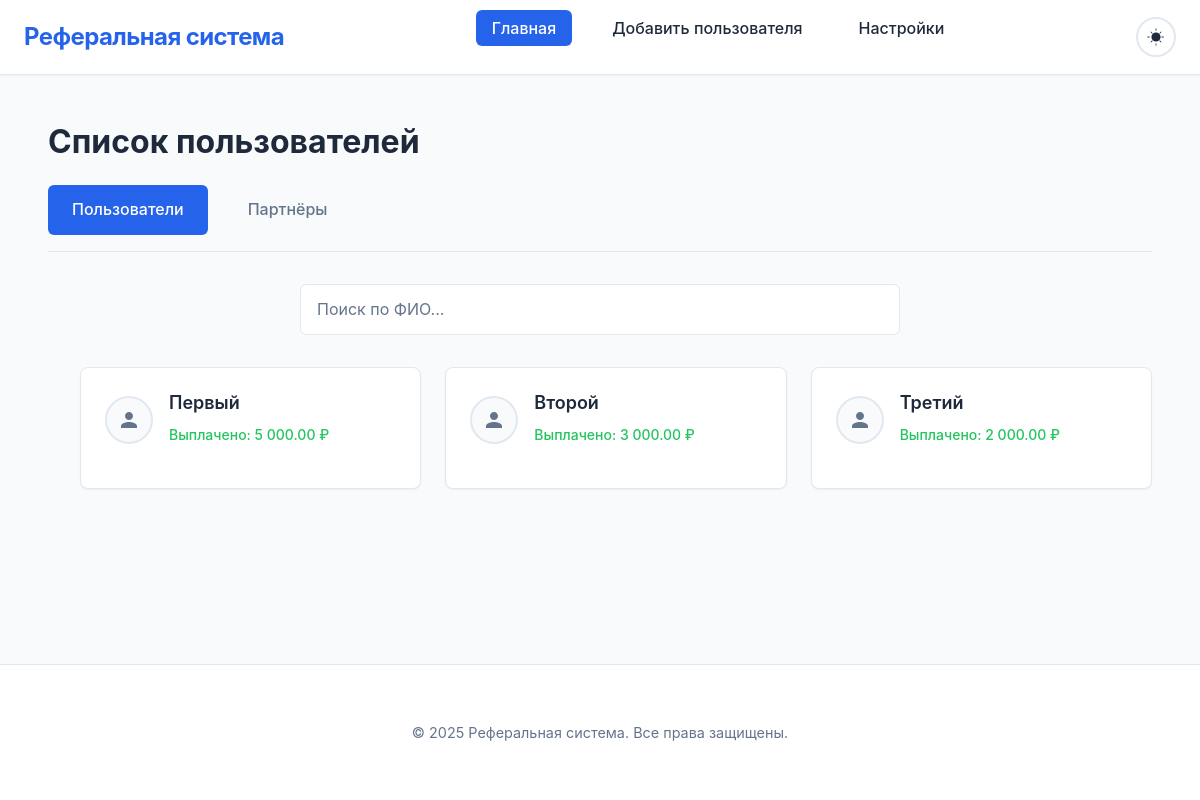
The page / on the database its author committed.
### tables this page shows
CREATE TABLE `users` (
  `id` int(11) NOT NULL,
  `full_name` varchar(255) NOT NULL,
  `bank_card` text DEFAULT NULL COMMENT 'Зашифрованный номер банковской карты (необязательное поле)',
  `telegram_username` varchar(255) NOT NULL,
  `telegram_id` bigint(20) DEFAULT NULL,
  `phone_number` varchar(20) NOT NULL,
  `birth_date` date NOT NULL,
  `is_affiliate` tinyint(1) DEFAULT 0,
  `created_at` timestamp NOT NULL DEFAULT current_timestamp(),
  `affiliate_id` int(11) DEFAULT NULL,
  `total_paid_amount` decimal(10,2) DEFAULT 0.00 COMMENT 'Всего выплачено в рублях',
  `referral_count` int(11) DEFAULT 0 COMMENT 'Количество рефералов',
  `total_paid_for_referrals` decimal(10,2) DEFAULT 0.00 COMMENT 'Всего выплачено за рефералов',
  `monthly_paid_amount` decimal(10,2) DEFAULT 0.00 COMMENT 'Выплачено в рублях за текущий месяц',
  `monthly_paid_for_referrals` decimal(10,2) DEFAULT 0.00 COMMENT 'Выплачено за рефералов за текущий месяц',
  `payment_month` varchar(7) DEFAULT NULL COMMENT 'Месяц выплат в формате YYYY-MM'
);

### index.php (the view, shortened to what this page needs)
<?php
require_once 'includes/database.php';
$activeTab = isset($_GET['tab']) ? $_GET['tab'] : 'users';
require_once 'includes/header.php';
?>
<div class="container">
    <h1>Список пользователей</h1>
    <div class="tabs">
        <a href="?tab=users" class="tab <?= $activeTab === 'users' ? 'active' : '' ?>">Пользователи</a>
        <a href="?tab=affiliates" class="tab <?= $activeTab === 'affiliates' ? 'active' : '' ?>">Партнёры</a>
    </div>
    <div class="search-container">
        <form class="search-form" onsubmit="return false;">
            <input type="text"
                   id="user-search"
                   class="search-input"
                   placeholder="Поиск по ФИО..."
                   autocomplete="off">
        </form>
    </div>
    <?php
    try {
        $sql = "SELECT u.*,
                       (SELECT COUNT(*) FROM users WHERE affiliate_id = u.id) as referral_count
                FROM users u
                WHERE u.is_affiliate = :is_affiliate
                ORDER BY u.created_at DESC";
        $stmt = $pdo->prepare($sql);
        $stmt->execute(['is_affiliate' => ($activeTab === 'affiliates' ? 1 : 0)]);
        $users = $stmt->fetchAll();
        if (count($users) > 0): ?>
            <ul class="users-list">
                <?php foreach ($users as $user): ?>
                    <li>
                        <a href="user.php?id=<?= htmlspecialchars($user['id']) ?>">
                            <div class="user-card-header">
                                <div class="user-avatar">
                                    <?php if ($user['is_affiliate']): ?>
                                        <svg class="icon icon-affiliate" viewBox="0 0 24 24" width="24" height="24">
                                            <path d="M12 2l2.4 7.4h7.6l-6.2 4.5 2.4 7.4-6.2-4.5-6.2 4.5 2.4-7.4-6.2-4.5h7.6z"/>
                                        </svg>
                                    <?php else: ?>
                                        <svg class="icon icon-user" viewBox="0 0 24 24" width="24" height="24">
                                            <path d="M12 12c2.21 0 4-1.79 4-4s-1.79-4-4-4-4 1.79-4 4 1.79 4 4 4zm0 2c-2.67 0-8 1.34-8 4v2h16v-2c0-2.66-5.33-4-8-4z"/>
                                        </svg>
                                    <?php endif; ?>
                                </div>
                                <div class="user-card-info">
                                    <h3 class="user-name"><?= htmlspecialchars($user['full_name']) ?></h3>
                                    <div class="user-stats">
                                        <span class="stat-item">Выплачено: <?= number_format($user['total_paid_amount'], 2, '.', ' ') ?> ₽</span>
                                    </div>
                                </div>
                            </div>
                        </a>
                    </li>
                <?php endforeach; ?>
            </ul>
        <?php else: ?>
            <p>
                <?= $activeTab === 'affiliates' ? 'Партнёры не найдены' : 'Пользователи не найдены' ?>
            </p>
        <?php endif;
    } catch (PDOException $e) {
        echo '<div class="alert alert-error">Ошибка при получении списка пользователей</div>';
    }
    ?>
</div>
<?php require_once 'includes/footer.php'; ?>

### css/style.css (style rules this page uses)
:root { --primary-color: #2563eb; --primary-dark: #1d4ed8; --secondary-color: #64748b; --accent-color: #3b82f6; --success-color: #22c55e; --error-color: #ef4444; --warning-color: #f59e0b; --background-color: #f8fafc; --card-background: #ffffff; --text-primary: #1e293b; --text-secondary: #64748b; --border-color: #e2e8f0; --shadow-sm: 0 1px 2px 0 rgb(0 0 0 / 0.05); --shadow: 0 4px 6px -1px rgb(0 0 0 / 0.1); --shadow-lg: 0 10px 15px -3px rgb(0 0 0 / 0.1); --radius-sm: 0.375rem; --radius: 0.5rem; --radius-lg: 0.75rem; }
* { box-sizing: border-box; }
body { -webkit-text-size-adjust: 100%; -ms-text-size-adjust: 100%; text-size-adjust: 100%; }
.container { width: 100%; max-width: 1200px; margin: 0 auto; padding: 0 1rem; }
* { margin: 0; padding: 0; box-sizing: border-box; }
body { font-family: 'Inter', system-ui, -apple-system, sans-serif; line-height: 1.6; color: var(--text-primary); background-color: var(--background-color); min-height: 100vh; display: flex; flex-direction: column; }
.container { max-width: 1200px; margin: 0 auto; padding: 1.5rem; width: 100%; }
.tabs { display: flex; gap: 1rem; margin-bottom: 2rem; border-bottom: 1px solid var(--border-color); padding-bottom: 1rem; }
.tab { padding: 0.75rem 1.5rem; border-radius: var(--radius-sm); color: var(--text-secondary); text-decoration: none; font-weight: 500; transition: all 0.2s ease; }
.tab.active { background-color: var(--primary-color); color: white; }
.users-list { display: grid; grid-template-columns: repeat(auto-fill, minmax(300px, 1fr)); gap: 1.5rem; margin-top: 2rem; }
.users-list li { background: var(--card-background); border: 1px solid var(--border-color); border-radius: var(--radius); overflow: hidden; transition: all 0.3s ease; box-shadow: var(--shadow-sm); }
.users-list a { text-decoration: none; color: var(--text-primary); display: block; padding: 1.5rem; }
.user-card-header { display: flex; align-items: center; margin-bottom: 1rem; }
.user-avatar { width: 48px; height: 48px; background-color: var(--background-color); border-radius: 50%; display: flex; align-items: center; justify-content: center; margin-right: 1rem; border: 2px solid var(--border-color); }
.user-avatar .icon { fill: currentColor; }
.user-avatar .icon-user { color: var(--text-secondary); }
.user-card-info h3 { font-size: 1.125rem; font-weight: 600; color: var(--text-primary); margin-bottom: 0.25rem; }
.icon { fill: currentColor; }
.icon-user { color: var(--text-secondary); }
input[type="text"], input[type="number"], input[type="tel"], select { width: 100%; padding: 0.75rem 1rem; border: 1px solid var(--border-color); border-radius: var(--radius-sm); font-size: 1rem; color: var(--text-primary); background-color: var(--card-background); transition: all 0.2s ease; }
.search-container { margin: 2rem 0; }
.search-form { max-width: 600px; margin: 0 auto; }
.search-input { width: 100%; padding: 1rem 1.5rem; font-size: 1rem; border: 2px solid var(--border-color); border-radius: var(--radius); background-color: var(--card-background); transition: all 0.2s ease; }
.search-input::placeholder { color: var(--text-secondary); }
.users-list li, .user-info, .form-container, .photo-container { animation: fadeIn 0.3s ease-out; }
* { transition: background-color 0.3s ease, color 0.3s ease, border-color 0.3s ease; }
.user-stats { display: flex; flex-direction: column; gap: 0.25rem; margin-top: 0.5rem; }
.stat-item { font-size: 0.875rem; color: var(--text-secondary); padding: 0.125rem 0; }
.stat-item:first-child { font-weight: 500; color: var(--success-color); }
h1 { font-size: 2rem; color: var(--text-primary); margin-bottom: 1.5rem; font-weight: 700; }

### rows shown on the page
users: is_affiliate 0 (drawn), full_name "Первый", total_paid_amount "5 000.00"
users: is_affiliate 0 (drawn), full_name "Второй", total_paid_amount "3 000.00"
users: is_affiliate 0 (drawn), full_name "Третий", total_paid_amount "2 000.00"
